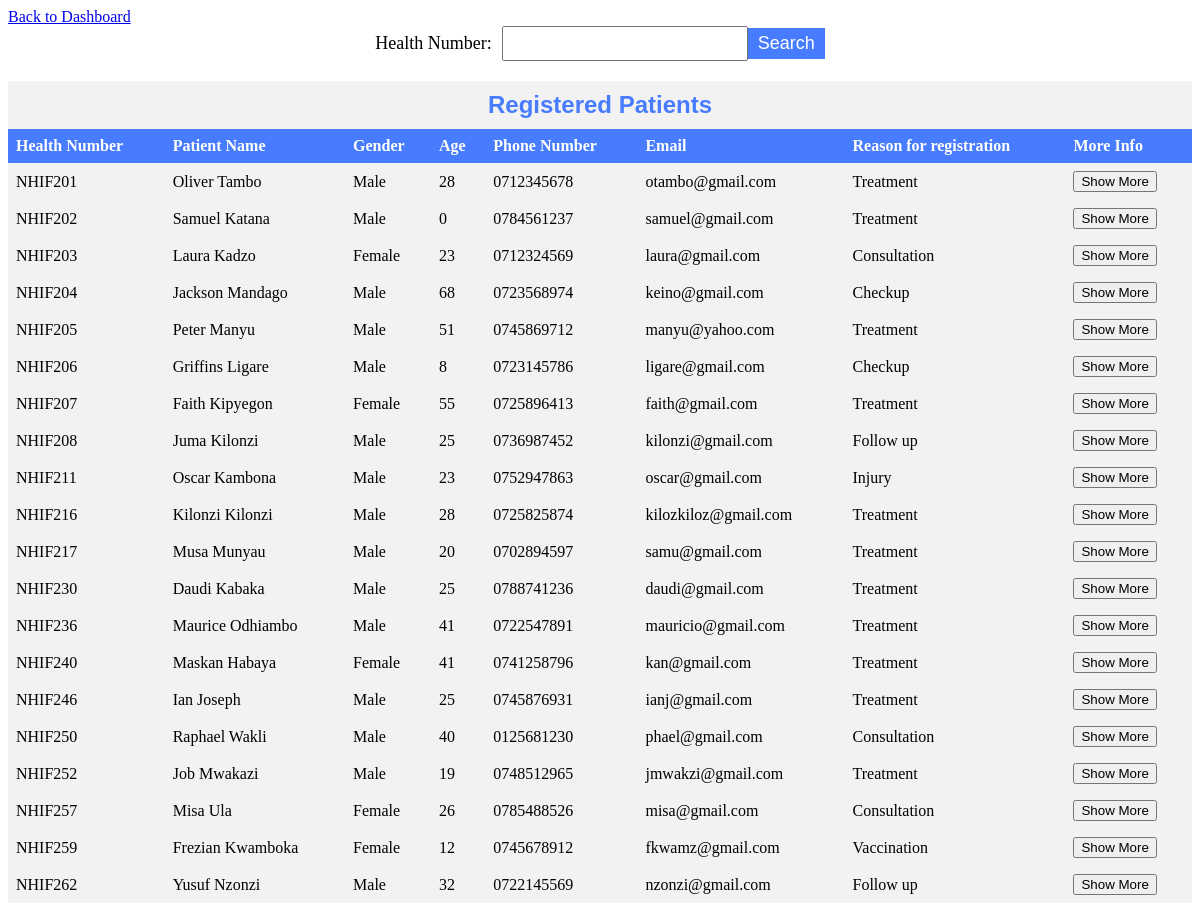
Screenshot of /get-patient-report.php with the database file from the repository.
### tables this page shows
CREATE TABLE `patient` (
  `patient_id` int(11) NOT NULL,
  `registration_datetime` datetime DEFAULT NULL,
  `health_number` varchar(255) DEFAULT NULL,
  `patient_name` varchar(255) DEFAULT NULL,
  `gender` enum('Male','Female','Other') DEFAULT NULL,
  `date_of_birth` date DEFAULT NULL,
  `phone_number` varchar(255) DEFAULT NULL,
  `email` varchar(255) DEFAULT NULL,
  `address` text DEFAULT NULL,
  `marital_status` enum('Single','Married','Divorced','Widowed') DEFAULT NULL,
  `is_under_18` tinyint(1) DEFAULT NULL,
  `parent_name` varchar(255) DEFAULT NULL,
  `parent_phone_number` varchar(255) DEFAULT NULL,
  `emergency_contact_name` varchar(255) DEFAULT NULL,
  `emergency_contact_relationship` varchar(255) DEFAULT NULL,
  `emergency_contact_phone_number` varchar(255) DEFAULT NULL,
  `reason_for_registration` text DEFAULT NULL,
  `taking_medications` tinyint(1) DEFAULT NULL
);

### get-patient-report.php (the view, shortened to what this page needs)
<!DOCTYPE html>
<html>
<head>
</head>
<body>
    <div class="back">
        <a href="receptionist.php" class="back-button">Back to Dashboard</a>
    </div>
    <form method="GET">
        <label for="health-number">Health Number:</label>
        <input type="text" id="health-number" name="health_number">
        <input type="submit" value="Search">
    </form>
    <?php
    require "connect.php";
    $healthNumber = $_GET['health_number'] ?? '';
    $sql = "SELECT *, TIMESTAMPDIFF(YEAR, date_of_birth, CURDATE()) AS age FROM patient";
    $stmt = $conn->prepare($sql);
    $stmt->execute();
    $result = $stmt->get_result();
    if ($result->num_rows > 0) {
        echo "<h3>Registered Patients</h3>";
        echo "<table>";
        echo "<tr><th>Health Number</th><th>Patient Name</th><th>Gender</th><th>Age</th><th>Phone Number</th><th>Email</th><th>Reason for registration</th><th>More Info</th></tr>";
        while ($row = $result->fetch_assoc()) {
            echo "<tr>";
            echo "<td>" . $row["health_number"] . "</td>";
            echo "<td>" . $row["patient_name"] . "</td>";
            echo "<td>" . $row["gender"] . "</td>";
            echo "<td>" . $row["age"] . "</td>";
            echo "<td>" . $row["phone_number"] . "</td>";
            echo "<td>" . $row["email"] . "</td>";
            echo "<td>" . $row["reason_for_registration"] . "</td>";
            echo "<td><button class='toggle'>Show More</button></td>";
            echo "</tr>";
        }
        echo "</table>";
    } else {
        echo "No patient found with health number: " . $healthNumber;
    }
    ?>
</body>
</html>

### get-patient-report.php (style rules this page uses)
table { border-collapse: collapse; width: 100%; }
th, td { text-align: left; padding: 8px; }
tr:nth-child(even) { background-color: #f2f2f2; }
th { background-color: #487cff; color: white; }
form { margin: 0 auto 20px; display: flex; justify-content: center; align-items: center; }
form label { font-size: 18px; margin-right: 10px; }
form input[type="text"] { padding: 5px; font-size: 18px; }
form input[type="submit"] { padding: 5px 10px; font-size: 18px; background-color: #487cff; color: white; border: none; cursor: pointer; }
h3 { text-align: center; font-size: 24px; font-family: Arial, sans-serif; font-weight: bold; color: #487cff; background-color: #f2f2f2; margin: 0; padding: 10px; }

### rows the page displays
patient: health_number "NHIF201", patient_name "Oliver Tambo", gender "Male", age "28", phone_number "0712345678", email "otambo@gmail.com", reason_for_registration "Treatment"
patient: health_number "NHIF202", patient_name "Samuel Katana", gender "Male", age "0", phone_number "0784561237", email "samuel@gmail.com", reason_for_registration "Treatment"
patient: health_number "NHIF203", patient_name "Laura Kadzo", gender "Female", age "23", phone_number "0712324569", email "laura@gmail.com", reason_for_registration "Consultation"
patient: health_number "NHIF204", patient_name "Jackson Mandago", gender "Male", age "68", phone_number "0723568974", email "keino@gmail.com", reason_for_registration "Checkup"
patient: health_number "NHIF205", patient_name "Peter Manyu", gender "Male", age "51", phone_number "0745869712", email "manyu@yahoo.com", reason_for_registration "Treatment"
patient: health_number "NHIF206", patient_name "Griffins Ligare", gender "Male", age "8", phone_number "0723145786", email "ligare@gmail.com", reason_for_registration "Checkup"
patient: health_number "NHIF207", patient_name "Faith Kipyegon", gender "Female", age "55", phone_number "0725896413", email "faith@gmail.com", reason_for_registration "Treatment"
patient: health_number "NHIF208", patient_name "Juma Kilonzi", gender "Male", age "25", phone_number "0736987452", email "kilonzi@gmail.com", reason_for_registration "Follow up"
patient: health_number "NHIF211", patient_name "Oscar Kambona", gender "Male", age "23", phone_number "0752947863", email "oscar@gmail.com", reason_for_registration "Injury"
patient: health_number "NHIF216", patient_name "Kilonzi Kilonzi", gender "Male", age "28", phone_number "0725825874", email "kilozkiloz@gmail.com", reason_for_registration "Treatment"
patient: health_number "NHIF217", patient_name "Musa Munyau", gender "Male", age "20", phone_number "0702894597", email "samu@gmail.com", reason_for_registration "Treatment"
patient: health_number "NHIF230", patient_name "Daudi Kabaka", gender "Male", age "25", phone_number "0788741236", email "daudi@gmail.com", reason_for_registration "Treatment"
patient: health_number "NHIF236", patient_name "Maurice Odhiambo", gender "Male", age "41", phone_number "0722547891", email "mauricio@gmail.com", reason_for_registration "Treatment"
patient: health_number "NHIF240", patient_name "Maskan Habaya", gender "Female", age "41", phone_number "0741258796", email "kan@gmail.com", reason_for_registration "Treatment"
patient: health_number "NHIF246", patient_name "Ian Joseph", gender "Male", age "25", phone_number "0745876931", email "ianj@gmail.com", reason_for_registration "Treatment"
patient: health_number "NHIF250", patient_name "Raphael Wakli", gender "Male", age "40", phone_number "0125681230", email "phael@gmail.com", reason_for_registration "Consultation"
patient: health_number "NHIF252", patient_name "Job Mwakazi", gender "Male", age "19", phone_number "0748512965", email "jmwakzi@gmail.com", reason_for_registration "Treatment"
patient: health_number "NHIF257", patient_name "Misa Ula", gender "Female", age "26", phone_number "0785488526", email "misa@gmail.com", reason_for_registration "Consultation"
patient: health_number "NHIF259", patient_name "Frezian Kwamboka", gender "Female", age "12", phone_number "0745678912", email "fkwamz@gmail.com", reason_for_registration "Vaccination"
patient: health_number "NHIF262", patient_name "Yusuf Nzonzi", gender "Male", age "32", phone_number "0722145569", email "nzonzi@gmail.com", reason_for_registration "Follow up"
